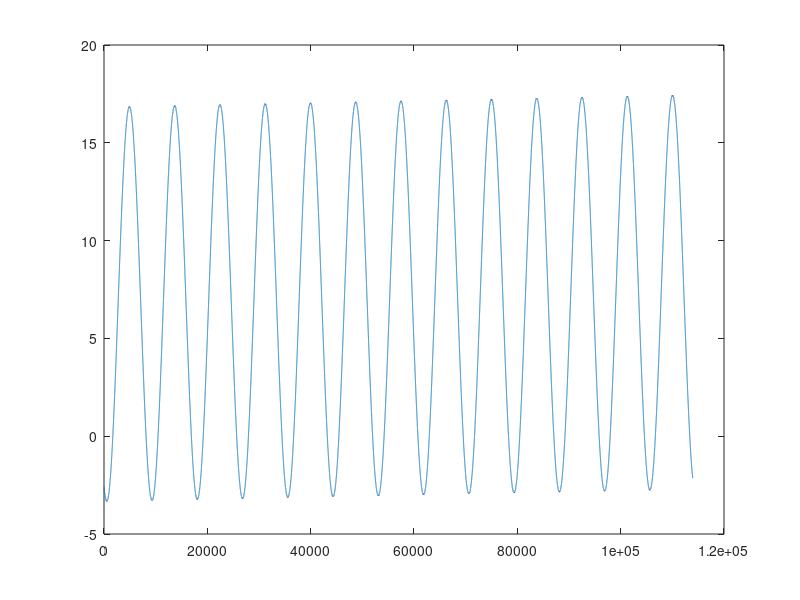

The MATLAB script that drew this image:
clear all; close all;

load('STHLMARN2021')

% plot(length(Td), Td)

%N = length(Td);
N = length(Td);

t = (1:N)';
% ts = (1:length(Td))';
omega = (2*pi)/(365 * 24);

A = [ones(N, 1), t, sin(omega * t), cos(omega * t)];
b  = Td;

c = A\b;

c1 = c(1) % Medellinje/medelvärde
c2 = c(2) % Koefficient för sin(omega*ts)
A0 = c(3) %* cos(omega * ts);
A1 = c(4) %* sin(omega * ts);

%Tt = @(t) c1 + c2 * t + A0 * sin(omega * t) + A1 * cos(omega * t);    % anonym funktion för den anpassade modellen
Tt = @(x) c(1) + c(2) * x + c(3) * sin(omega * x) + c(4) * cos(omega * x);

figure;

plot(t, Tt(t));
c3 = sqrt(A0^2 + A1^2);

fi = atan2(-A1, A0);

ts = fi / omega

ts_dagar = ts / 24